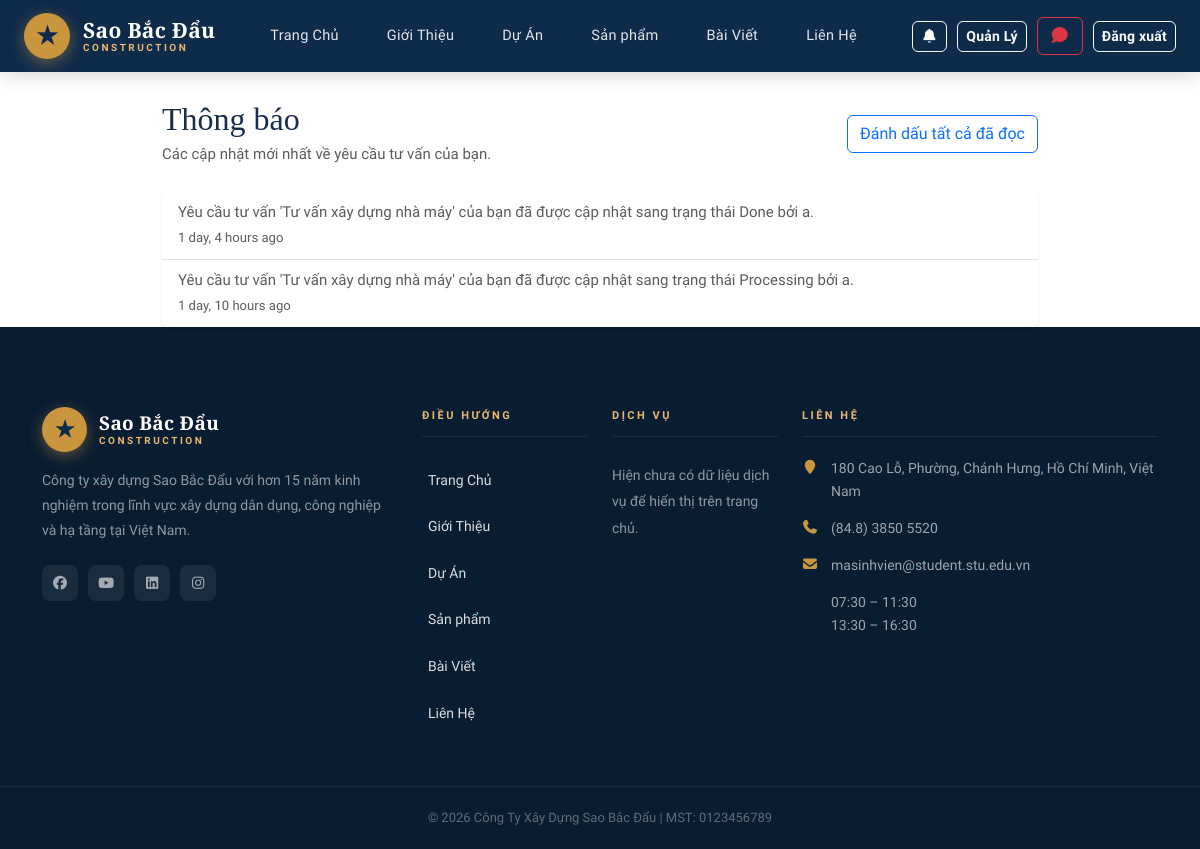
Page /notifications/ (signed in) on the earlier database version.
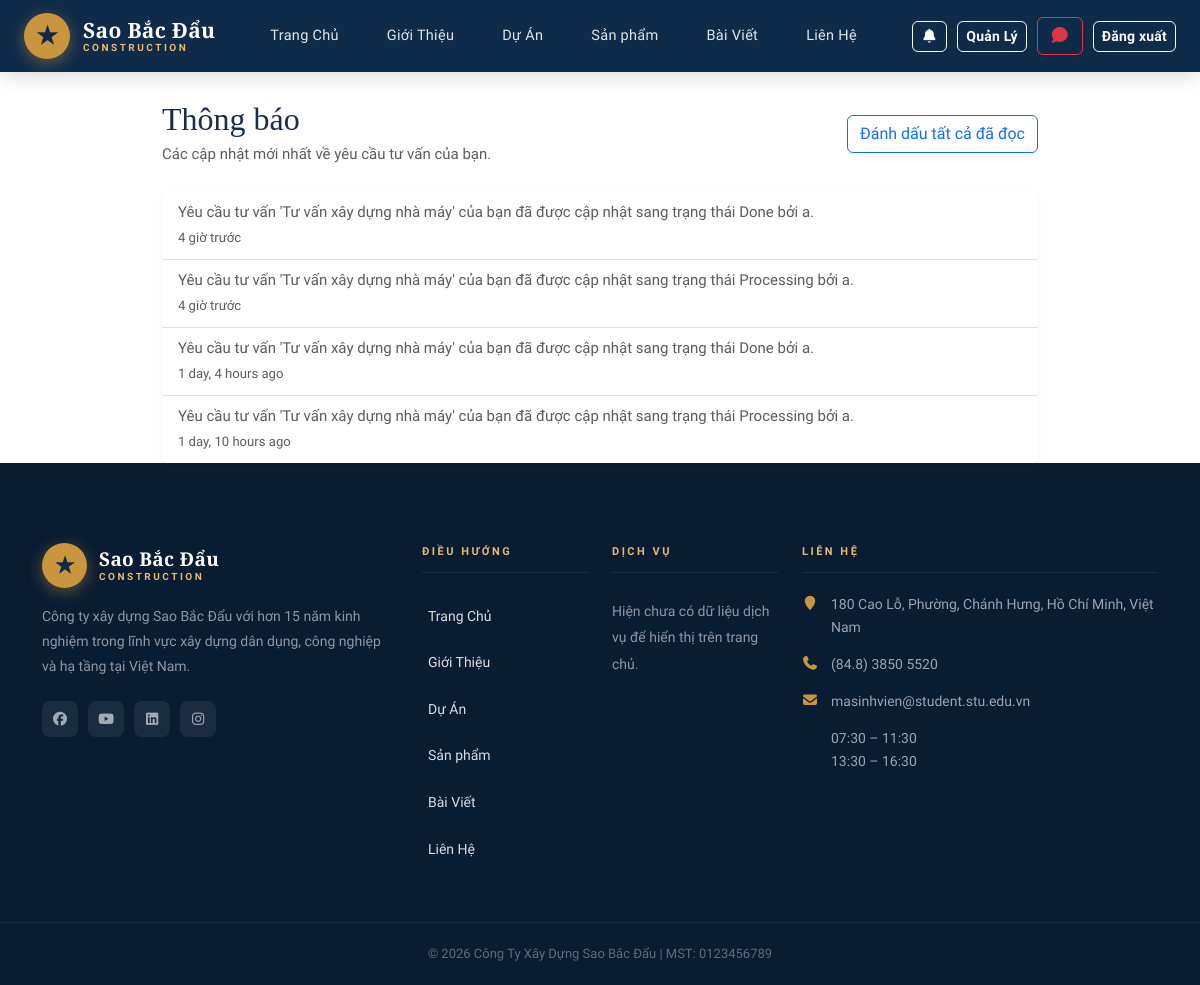
Same page on the later database version.
### home/models.py (models this page shows, shortened)
class Notification(models.Model):
    NOTIFICATION_TYPES = [("consult", "Consultation"), ("answer", "Answer")]
    user = models.ForeignKey(
        User, on_delete=models.CASCADE, related_name="notifications"
    )
    message = models.TextField()
    notification_type = models.CharField(max_length=20, choices=NOTIFICATION_TYPES)
    consultation = models.ForeignKey(
        Consultation, on_delete=models.CASCADE, null=True, blank=True
    )
    is_read = models.BooleanField(default=False)
    link = models.CharField(max_length=255, blank=True, null=True)
    created = models.DateTimeField(auto_now_add=True)
    class Meta:
        ordering = ["-created"]

### home/views.py (the view)
# urls.py: path("notifications/", views.notifications, name="notifications"),
@login_required
def notifications(request):
    user_notifications = request.user.notifications.select_related("consultation")
    return render(
        request,
        "home/notifications.html",
        {"notifications": user_notifications},
    )

### home/context_processors.py (called while the page is built)
def site_contact(request):
    contact = (
        ContactInfo.objects.filter(is_active=True)
        .order_by("order", "created_at")
        .first()
    )
    unread_notifications_count = 0
    recent_notifications = []
    if request.user.is_authenticated:
        unread_notifications_count = Notification.objects.filter(
            user=request.user,
            is_read=False,
        ).count()
        recent_notifications = Notification.objects.filter(user=request.user)[:5]
    return {
        "site_contact": contact,
        "unread_notifications_count": unread_notifications_count,
        "recent_notifications": recent_notifications,
    }

### templates/home/notifications.html (shortened to what this page needs)
{% extends 'base.html' %}
{% load humanize %}
{% block content %}
<div class="container" style="margin-top: 100px; max-width: 900px">
  <div class="d-flex justify-content-between align-items-center flex-wrap mb-4">
    <div>
      <h2 class="mb-1">Thông báo</h2>
      <p class="text-muted mb-0">Các cập nhật mới nhất về yêu cầu tư vấn của bạn.</p>
    </div>
    {% if notifications %}
    <a href="{% url 'notification_mark_all_read' %}" class="btn btn-outline-primary">
      Đánh dấu tất cả đã đọc
    </a>
    {% endif %}
  </div>
  <div class="card border-0 shadow-sm">
    <div class="list-group list-group-flush">
      {% for n in notifications %}
      <a
        href="{% url 'notification_read' n.id %}"
        class="list-group-item list-group-item-action {% if not n.is_read %}bg-light{% endif %}"
      >
        <div class="d-flex justify-content-between align-items-start gap-3">
          <div>
            <div class="font-weight-bold {% if n.is_read %}text-muted{% endif %}">
              {{ n.message }}
            </div>
            <small class="text-muted">{{ n.created|naturaltime }}</small>
          </div>
        </div>
      </a>
      {% empty %}
      <div class="p-5 text-center text-muted">
        Bạn chưa có thông báo nào.
      </div>
      {% endfor %}
    </div>
  </div>
</div>
{% endblock %}

Differences in the rows shown:
added Notification: message "Yêu cầu tư vấn 'Tư vấn xây dựng nhà máy' của bạn đã được cập nhật sang trạng thái Done bởi a.", created "4 giờ trước"
added Notification: message "Yêu cầu tư vấn 'Tư vấn xây dựng nhà máy' của bạn đã được cập nhật sang trạng thái Processing bởi a.", created "4 giờ trước"
